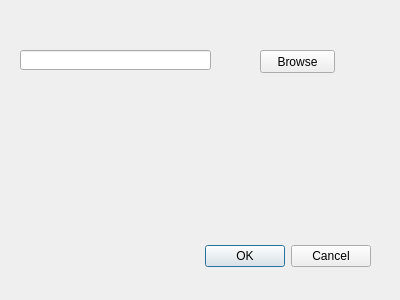
<?xml version="1.0" encoding="UTF-8"?>
<ui version="4.0">
 <class>TextFileImporterDialogBase</class>
 <widget class="QDialog" name="TextFileImporterDialogBase">
  <property name="geometry">
   <rect>
    <x>0</x>
    <y>0</y>
    <width>400</width>
    <height>300</height>
   </rect>
  </property>
  <property name="windowTitle">
   <string>Text File Importer</string>
  </property>
  <widget class="QDialogButtonBox" name="button_box">
   <property name="geometry">
    <rect>
     <x>30</x>
     <y>240</y>
     <width>341</width>
     <height>32</height>
    </rect>
   </property>
   <property name="orientation">
    <enum>Qt::Horizontal</enum>
   </property>
   <property name="standardButtons">
    <set>QDialogButtonBox::Cancel|QDialogButtonBox::Ok</set>
   </property>
  </widget>
  <widget class="QLineEdit" name="filePath">
   <property name="geometry">
    <rect>
     <x>20</x>
     <y>50</y>
     <width>191</width>
     <height>20</height>
    </rect>
   </property>
  </widget>
  <widget class="QPushButton" name="Browse">
   <property name="geometry">
    <rect>
     <x>260</x>
     <y>50</y>
     <width>75</width>
     <height>23</height>
    </rect>
   </property>
   <property name="text">
    <string>Browse</string>
   </property>
  </widget>
 </widget>
 <resources/>
 <connections>
  <connection>
   <sender>button_box</sender>
   <signal>accepted()</signal>
   <receiver>TextFileImporterDialogBase</receiver>
   <slot>accept()</slot>
   <hints>
    <hint type="sourcelabel">
     <x>20</x>
     <y>20</y>
    </hint>
    <hint type="destinationlabel">
     <x>20</x>
     <y>20</y>
    </hint>
   </hints>
  </connection>
  <connection>
   <sender>button_box</sender>
   <signal>rejected()</signal>
   <receiver>TextFileImporterDialogBase</receiver>
   <slot>reject()</slot>
   <hints>
    <hint type="sourcelabel">
     <x>20</x>
     <y>20</y>
    </hint>
    <hint type="destinationlabel">
     <x>20</x>
     <y>20</y>
    </hint>
   </hints>
  </connection>
 </connections>
</ui>
